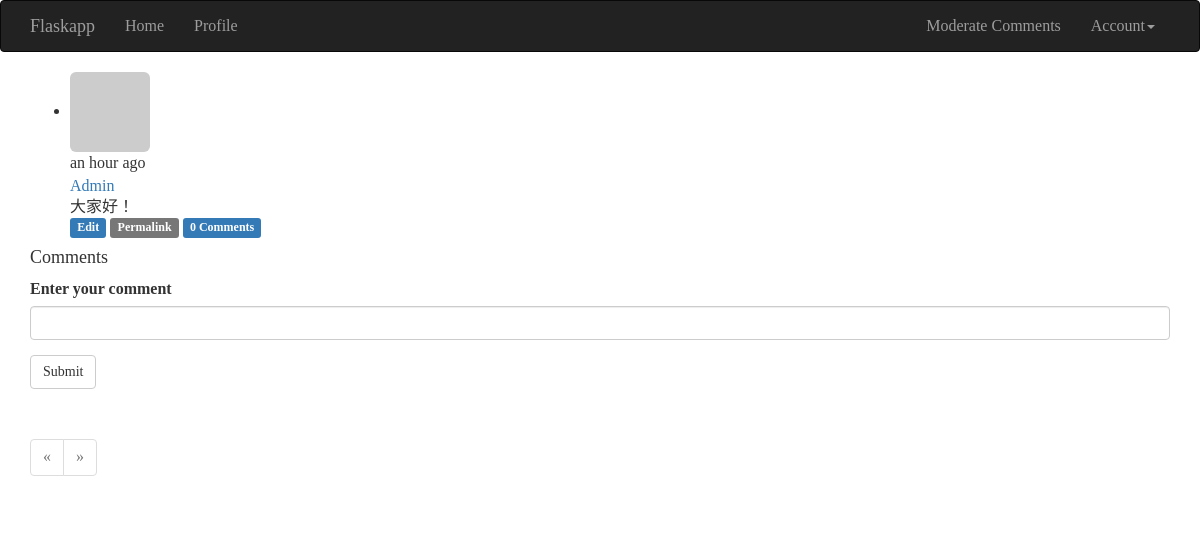
Page /post/1 (signed in) on the committed database.
### app/models.py (models this page shows, shortened)
class Post(db.Model):
    __tablename__ = 'posts'
    id = db.Column(db.Integer, primary_key=True)
    body = db.Column(db.Text)
    body_html = db.Column(db.Text)
    timestamp = db.Column(db.DateTime, index=True, default=datetime.utcnow)
    author_id = db.Column(db.Integer, db.ForeignKey('users.id'))
    comments = db.relationship('Comment', backref='post', lazy='dynamic')

class User(db.Model, UserMixin):
    __tablename__ = 'users'
    id = db.Column(db.Integer, primary_key=True)
    email = db.Column(db.String(64), unique=True, index=True)
    username = db.Column(db.String(64), unique=True, index=True)
    role_id = db.Column(db.Integer, db.ForeignKey('roles.id'))
    password_hash = db.Column(db.String(128))
    confirmed = db.Column(db.Boolean, default=False)
    name = db.Column(db.String(64))
    location = db.Column(db.String(64))
    about_me = db.Column(db.Text())
    member_since = db.Column(db.DateTime(), default=datetime.utcnow)
    last_seen = db.Column(db.DateTime(), default=datetime.utcnow)
    avatar_hash = db.Column(db.String(32))
    posts = db.relationship('Post', backref='author', lazy='dynamic')
    followed = db.relationship('Follow',
                               foreign_keys=[Follow.follower_id],
                               backref=db.backref('follower', lazy='joined'),
                               lazy='dynamic',
                               cascade='all, delete-orphan')
    followers = db.relationship('Follow',
                                foreign_keys=[Follow.followed_id],
                                backref=db.backref('followed', lazy='joined'),
                                lazy='dynamic',
                                cascade='all, delete-orphan')
    comments = db.relationship('Comment', backref='author', lazy='dynamic')
    @property
    def password(self):
        raise AttributeError('password is not a readable attribute')
    def can(self, permissions):
        return self.role is not None and \
                (self.role.permissions & permissions) == permissions
    def ping(self):
        self.last_seen = datetime.utcnow()
        db.session.add(self)
    def gravatar(self, size=100, default='identicon', rating='g'):
        if request.is_secure:
            url = 'https://secure.gravatar.com/avatar'
        else:
            url = 'http://www.gravatar.com/avatar'
        hash = self.avatar_hash or hashlib.md5(
                self.email.encode('utf-8')).hexdigest()
        return '{url}/{hash}?s={size}&d={default}&r={rating}'.format(
                url=url, hash=hash, size=size, default=default, rating=rating)
    def get_id(self):
        return unicode(self.id)

### app/main/views.py (the view, shortened to what this page needs)
@main.route('/post/<int:id>', methods=['GET', 'POST'])
def post(id):
    post = Post.query.get_or_404(id)
    form = CommentForm()
    page = request.args.get('page', 1, type=int)
    if page == -1:
        page = (post.comments.count() - 1) // \
                current_app.config['FLASKY_COMMENTS_PER_PAGE'] + 1
    pagination = post.comments.order_by(Comment.timestamp.asc()).paginate(
            page, per_page=current_app.config['FLASKY_COMMENTS_PER_PAGE'],
            error_out=False)
    comments = pagination.items
    return render_template('post.html', posts=[post], form=form,
                           comments=comments, pagination=pagination)

### app/main/forms.py
class CommentForm(Form):
    body = StringField('Enter your comment', validators=[Required()])
    submit = SubmitField('Submit')

### app/auth/views.py (called while the page is built)
@auth.before_app_request
def before_request():
    if current_user.is_authenticated:
        current_user.ping()
        if not current_user.confirmed \
                and request.endpoint[:5] != 'auth.' \
                and request.endpoint != 'static':
            return redirect(url_for('auth.unconfirmed'))

### app/main/__init__.py (called while the page is built)
@main.app_context_processor
def inject_permissions():
    return dict(Permission=Permission)

### app/main/views.py (called while the page is built)
@main.after_app_request
def after_request(response):
    for query in get_debug_queries():
        if query.duration >= current_app.config['FLASKY_SLOW_DB_QUERY_TIME']:
            current_app.logger.warning(
                'Slow query: %s\nParameters: %s\nDuration: %fs\nContext: %s\n'
                % (query.statement, query.parametersm, query.duration,
                    query.context))
    return response

### app/models.py (called while the page is built)
@login_manager.user_loader
def load_user(user_id):
    return User.query.get(int(user_id))

### app/templates/post.html (shortened to what this page needs)
{% extends "base.html" %}
{% import "bootstrap/wtf.html" as wtf %}
{% import "_macros.html" as macros %}
{% block page_content %}
{% include '_posts.html' %}
<h4 id="comments">Comments</h4>
{% if current_user.can(Permission.COMMENT) %}
<div class="comment-form">
    {{ wtf.quick_form(form) }}
</div>
{% endif %}
{% if pagination %}
<div class="pagination">
    {{ macros.pagination_widget(pagination, '.post', fragment='#comments', id=posts[0].id) }}
</div>
{% endif %}
{% endblock %}

### app/templates/_posts.html
<ul class="posts">
    {% for post in posts %}
    <li class="post">
        <div class="post-thumbnail">
            <a href="{{ url_for('.user', username=post.author.username) }}">
                <img class="img-rounded profile-thumbnail" src="{{ post.author.gravatar(size=40) }}">
            </a>
        </div>
        <div class="post-content">
            <div class="post-date">{{ moment(post.timestamp).fromNow() }}</div>
            <div class="post-author"><a href="{{ url_for('.user', username=post.author.username) }}">{{ post.author.username }}</a></div>
            <div class="post-body">
                {% if post.body_html %}
                    {{ post.body_html | safe }}
                {% else %}
                    {{ post.body }}
                {% endif %}
            </div>
            <div class="post-footer">
                {% if current_user == post.author %}
                <a href="{{ url_for('.edit', id=post.id) }}">
                    <span class="label label-primary">Edit</span>
                </a>
                {% elif current_user.is_administrator() %}
                <a href="{{ url_for('.edit', id=post.id) }}">
                    <span class="label label-danger">Edit [Admin]</span>
                </a>
                {% endif %}
                <a href="{{ url_for('.post', id=post.id) }}">
                    <span class="label label-default">Permalink</span>
                </a>
                <a href="{{ url_for('.post', id=post.id) }}#comments">
                    <span class="label label-primary">{{ post.comments.count() }} Comments</span>
                </a>
            </div>
        </div>
    </li>
    {% endfor %}
</ul>

### tmp/coverage/style.css (style rules this page uses)
html, body, h1, h2, h3, p, table, td, th { margin: 0; padding: 0; border: 0; outline: 0; font-weight: inherit; font-style: inherit; font-size: 100%; font-family: inherit; vertical-align: baseline; }
body { font-family: georgia, serif; font-size: 1em; }
html>body { font-size: 16px; }

### rows in the picture
Post: timestamp "an hour ago", author.username "Admin", body_html "大家好！", comments.count "0"
